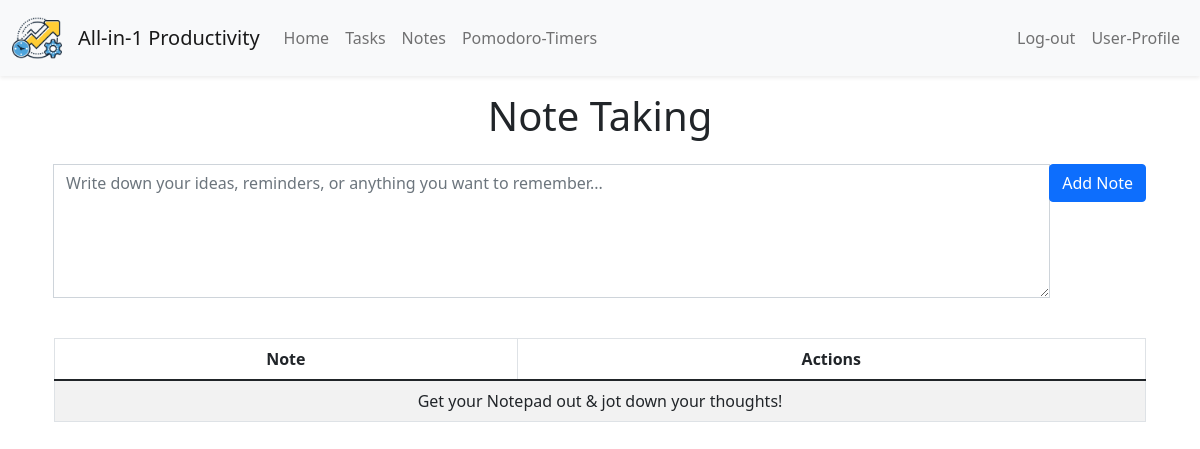
Page /notes (signed in) on the earlier database version.
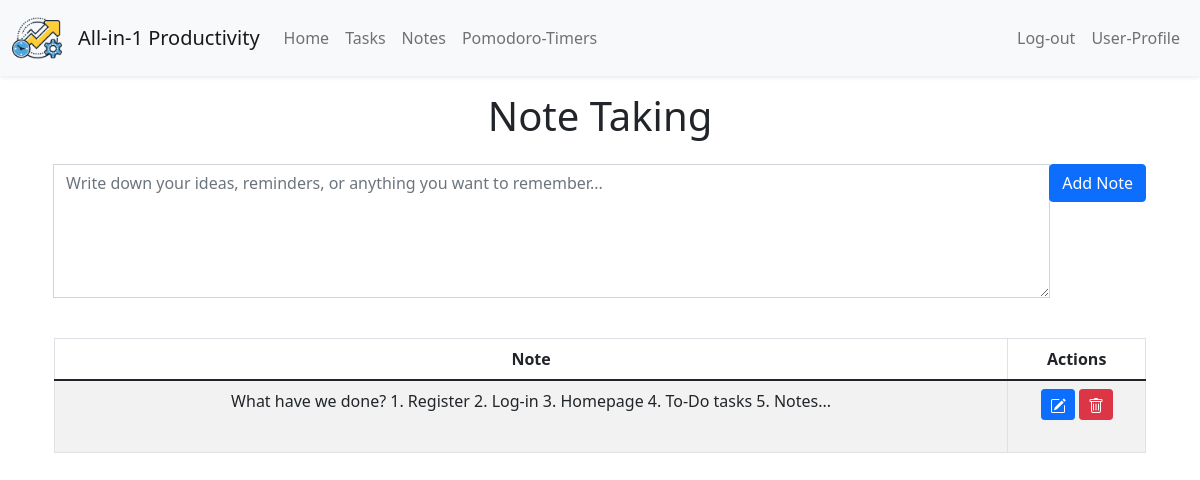
Same page on the later database version.
### tables this page shows
CREATE TABLE "notes" (id INTEGER PRIMARY KEY AUTOINCREMENT NOT NULL, note TEXT NOT NULL, category TEXT NOT NULL DEFAULT 'uncategorized', user_id INTEGER, FOREIGN KEY (user_id) REFERENCES users(id));

### app.py (the view)
@app.route('/notes', methods=["GET"])
def notes():
    notes = db.execute("SELECT * FROM notes WHERE user_id = ?", session["user_id"])
    return render_template('notes.html', notes=notes)

### app.py (called while the page is built)
@app.after_request
def after_request(response):
    response.headers["Cache-Control"] = "no-cache, no-store, must-revalidate"
    response.headers["Expires"] = 0
    response.headers["Pragma"] = "no-cache"
    return response

### templates/notes.html (shortened to what this page needs)
{% extends "layout.html" %}
{% block main %}
<section class="note-taking-container container d-flex flex-column">
  <h1 class="text-center mb-4">Note Taking</h1>
  <form action="/add_note" method="POST" class="mb-4">
    <div class="input-group mb-3">
      <textarea class="form-control" id="noteInput" name="note" placeholder="Write down your ideas, reminders, or anything you want to remember..." rows="5"></textarea>
      <div class="input-group-append">
        <button type="submit" class="btn btn-primary">Add Note</button>
      </div>
    </div>
  </form>
  <table class="table table-striped table-bordered">
    <thead>
      <tr>
        <th class="text-center">Note</th>
        <th class="text-center">Actions</th>
      </tr>
    </thead>
    <tbody>
      {% if not notes %}
      <tr>
        <td class="text-center" colspan="2">
          Get your Notepad out & jot down your thoughts!
        </td>
      </tr>
      {% else %}
      {% for row in notes %}
      <tr>
        <td class="text-center">
          <span class="note-tooltip" data-toggle="tooltip" data-placement="top" title="{{ row.note }}">
            {{ ' '.join(row.note.split()[:15]) }}{% if row.note.split()|length > 15 %}...{% endif %}
          </span>
        </td>
        <td class="text-center">
          <form action="/edit_note/{{ row.id }}" method="GET" class="d-inline" style="display: inline-block;">
            <button type="submit" class="btn btn-sm btn-primary">
            </button>
          </form>
          <form action="/del_note" method="POST" class="mb-4" style="display: inline-block;">
            <button type="submit" class="btn btn-sm btn-danger" onclick="return confirm('Are you sure you want to delete this task?')">
            </button>
          </form>
        </td>
      </tr>
      {% endfor %}
      {% endif %}
    </tbody>
  </table>
</section>
{% endblock %}

Differences in the rows shown:
added notes: note "What have we done? 1. Register 2. Log-in 3. Homepage 4. To-Do tasks 5. Notes"
Other differences:
text no longer shown: "Get your Notepad out & jot down your thoughts!"
